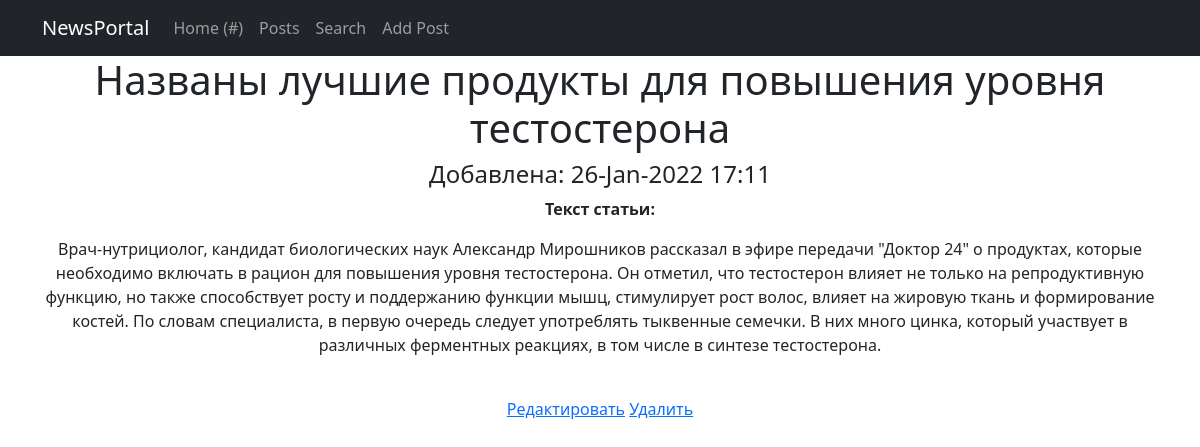
Screenshot of /news/14 with the database file from the repository.
### news/models.py (models this page shows, shortened)
class Post(models.Model):
    author = models.ForeignKey(Author, on_delete=models.CASCADE)
    NEWS = 'NW'
    ARTICLES = 'AR'
    CATEGORY_CHOICE = [
        (NEWS, 'Новости'),
        (ARTICLES, 'Статьи')
    ]
    categoryType = models.CharField(max_length=2, choices=CATEGORY_CHOICE, default=ARTICLES)
    creationDate = models.DateTimeField(auto_now_add=True)
    postCategory = models.ManyToManyField(Category, through='PostCategory')
    title = models.CharField(max_length=128)
    text = models.TextField()
    rate = models.SmallIntegerField(default=0)

### news/views.py (the view)
# urls.py: path('<int:pk>', PostDetails.as_view(), name='post'),
class PostDetails(DetailView):
    model = Post
    template_name = 'post.html'
    context_object_name = 'post'

### news/templatetags/my_filters.py (called while the page is built)
@register.filter(name='censor')
def censor(value):
    text_list = str(value).split()
    bad_words = ['осёл', 'лошар', 'лопух',]
    for i, word in enumerate(text_list):
        if word.strip(',') in bad_words:
            text_list[i] = '****'
    value = ' '.join(text_list)
    return value

### news/templates/post.html (shortened to what this page needs)
{% extends 'flatpages/default.html' %}
{% load my_filters %}
{% block content %}
        <h1>{{ post.title|censor }}</h1>
        <h4>Добавлена: {{ post.creationDate|date:'d-M-Y H:i' }}</h4>
        <p><b>Текст статьи:</b></p>
        <p>{{ post.text|censor }}</p><br>
        <a href="{% url 'edit_post' post.id %}">Редактировать</a>
        <a href="{% url 'delete_post' post.id %}">Удалить</a>
{% endblock content %}

### rows the page displays
Post: title|censor "Названы лучшие продукты для повышения уровня тестостерона", creationDate "26-Jan-2022 17:11", text|censor "Врач-нутрициолог, кандидат биологических наук Александр Мирошников рассказал в эфире передачи \"Доктор 24\" о продуктах, которые необходимо включать в рацион для повышения уровня тестостерона. Он отметил, что тестостерон влияет не только на репродуктивную функцию, но также способствует росту и поддержанию функции мышц, стимулирует рост волос, влияет на жировую ткань и формирование костей. По словам специалиста, в первую очередь следует употреблять тыквенные семечки. В них много цинка, который участвует в различных ферментных реакциях, в том числе в синтезе тестостерона."
